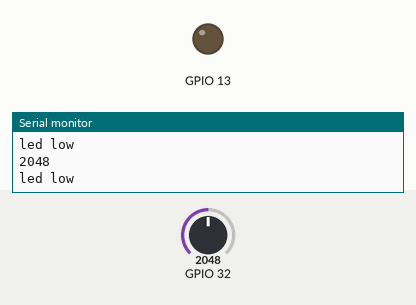
The sketch below on a simulated ESP32. Parts: output pins drawn as LEDs (lit = HIGH), the last lines printed to the serial monitor. The test bench sets the inputs (shaded band); at power-on: GPIO 32 = 2048.

Above: at 1.3 s.
1.4 s: GPIO 32 set to 160
2.9 s: GPIO 32 set to 139
At 4.2 s:
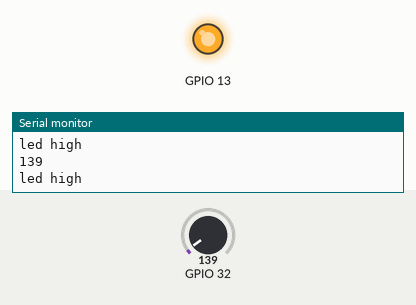
4.5 s: GPIO 32 set to 491
At 5.5 s:
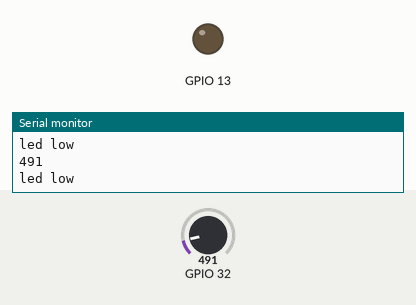
6.0 s: GPIO 32 set to 110
At 6.7 s:
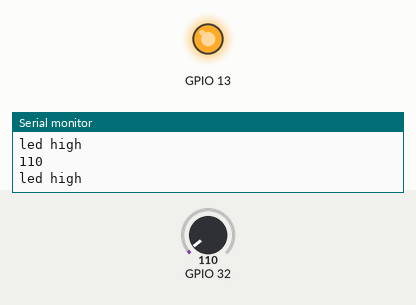
Timing chart, 0 to 8.5 s (numbered marks = the images above; inputs shaded):
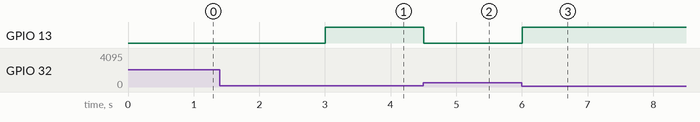

The sketch:

LDR_Test_Deeptendu_Coded.ino
```cpp
void setup() {
  // put your setup code here, to run once:
pinMode(32, INPUT);
pinMode(13, OUTPUT);
Serial.begin(9600);
}

void loop() {
  // put your main code here, to run repeatedly:
  int a = analogRead(32);
  Serial.println(a);
  if (a<150){
    digitalWrite(13,HIGH);
    Serial.println("led high");
  }
  else{
    digitalWrite(13,LOW);
    Serial.println("led low");
  }
  delay(500);
}
```

Measured:
- the behaviour switches between 150 and 149 on GPIO 32 (found by bisection; images 0 and 1)
- after the input at 2.9 s, GPIO 13: LOW → HIGH after 0.10 s
- after the input at 4.5 s, GPIO 13: HIGH → LOW at once
- after the input at 6.0 s, GPIO 13: LOW → HIGH at once
